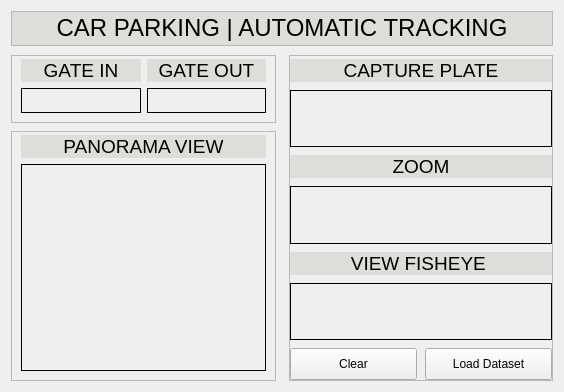
<?xml version="1.0" encoding="UTF-8"?>
<ui version="4.0">
 <class>Form</class>
 <widget class="QWidget" name="Form">
  <property name="geometry">
   <rect>
    <x>0</x>
    <y>0</y>
    <width>564</width>
    <height>392</height>
   </rect>
  </property>
  <property name="windowTitle">
   <string>Form</string>
  </property>
  <layout class="QHBoxLayout" name="horizontalLayout_2">
   <item>
    <widget class="QFrame" name="frame">
     <property name="frameShape">
      <enum>QFrame::NoFrame</enum>
     </property>
     <property name="frameShadow">
      <enum>QFrame::Raised</enum>
     </property>
     <layout class="QVBoxLayout" name="verticalLayout">
      <property name="spacing">
       <number>0</number>
      </property>
      <property name="leftMargin">
       <number>0</number>
      </property>
      <property name="topMargin">
       <number>0</number>
      </property>
      <property name="rightMargin">
       <number>0</number>
      </property>
      <property name="bottomMargin">
       <number>0</number>
      </property>
      <item>
       <widget class="QFrame" name="frame_2">
        <property name="maximumSize">
         <size>
          <width>16777215</width>
          <height>35</height>
         </size>
        </property>
        <property name="frameShape">
         <enum>QFrame::StyledPanel</enum>
        </property>
        <property name="frameShadow">
         <enum>QFrame::Raised</enum>
        </property>
        <layout class="QHBoxLayout" name="horizontalLayout_4">
         <property name="leftMargin">
          <number>0</number>
         </property>
         <property name="topMargin">
          <number>0</number>
         </property>
         <property name="rightMargin">
          <number>0</number>
         </property>
         <property name="bottomMargin">
          <number>0</number>
         </property>
         <item>
          <widget class="QLabel" name="label_10">
           <property name="styleSheet">
            <string notr="true">background-color: rgb(222, 221, 218);
font: 75 11pt &quot;Ubuntu&quot;;
font: 75 11pt &quot;Ubuntu Condensed&quot;;</string>
           </property>
           <property name="text">
            <string>&lt;html&gt;&lt;head/&gt;&lt;body&gt;&lt;p align=&quot;center&quot;&gt;&lt;span style=&quot; font-size:18pt;&quot;&gt;CAR PARKING | AUTOMATIC TRACKING&lt;/span&gt;&lt;/p&gt;&lt;/body&gt;&lt;/html&gt;</string>
           </property>
          </widget>
         </item>
        </layout>
       </widget>
      </item>
      <item>
       <widget class="QFrame" name="frame_3">
        <property name="frameShape">
         <enum>QFrame::NoFrame</enum>
        </property>
        <property name="frameShadow">
         <enum>QFrame::Raised</enum>
        </property>
        <layout class="QHBoxLayout" name="horizontalLayout">
         <property name="spacing">
          <number>13</number>
         </property>
         <property name="leftMargin">
          <number>0</number>
         </property>
         <property name="topMargin">
          <number>9</number>
         </property>
         <property name="rightMargin">
          <number>0</number>
         </property>
         <property name="bottomMargin">
          <number>0</number>
         </property>
         <item>
          <widget class="QFrame" name="frame_4">
           <property name="frameShape">
            <enum>QFrame::NoFrame</enum>
           </property>
           <property name="frameShadow">
            <enum>QFrame::Raised</enum>
           </property>
           <layout class="QVBoxLayout" name="verticalLayout_3">
            <property name="spacing">
             <number>8</number>
            </property>
            <property name="leftMargin">
             <number>0</number>
            </property>
            <property name="topMargin">
             <number>0</number>
            </property>
            <property name="rightMargin">
             <number>0</number>
            </property>
            <property name="bottomMargin">
             <number>0</number>
            </property>
            <item>
             <widget class="QFrame" name="frame_6">
              <property name="frameShape">
               <enum>QFrame::StyledPanel</enum>
              </property>
              <property name="frameShadow">
               <enum>QFrame::Raised</enum>
              </property>
              <layout class="QGridLayout" name="gridLayout">
               <property name="topMargin">
                <number>3</number>
               </property>
               <item row="1" column="0">
                <widget class="QLabel" name="cam_gate_in">
                 <property name="frameShape">
                  <enum>QFrame::Box</enum>
                 </property>
                 <property name="text">
                  <string/>
                 </property>
                </widget>
               </item>
               <item row="1" column="1">
                <widget class="QLabel" name="cam_gate_out">
                 <property name="frameShape">
                  <enum>QFrame::Box</enum>
                 </property>
                 <property name="text">
                  <string/>
                 </property>
                </widget>
               </item>
               <item row="0" column="0">
                <widget class="QLabel" name="label_8">
                 <property name="maximumSize">
                  <size>
                   <width>16777215</width>
                   <height>23</height>
                  </size>
                 </property>
                 <property name="styleSheet">
                  <string notr="true">background-color: rgb(222, 221, 218);
font: 75 11pt &quot;Suranna&quot;;</string>
                 </property>
                 <property name="text">
                  <string>&lt;html&gt;&lt;head/&gt;&lt;body&gt;&lt;p align=&quot;center&quot;&gt;&lt;span style=&quot; font-size:14pt;&quot;&gt;GATE IN&lt;/span&gt;&lt;/p&gt;&lt;/body&gt;&lt;/html&gt;</string>
                 </property>
                </widget>
               </item>
               <item row="0" column="1">
                <widget class="QLabel" name="label_9">
                 <property name="maximumSize">
                  <size>
                   <width>16777215</width>
                   <height>23</height>
                  </size>
                 </property>
                 <property name="styleSheet">
                  <string notr="true">background-color: rgb(222, 221, 218);
font: 75 11pt &quot;Suranna&quot;;</string>
                 </property>
                 <property name="text">
                  <string>&lt;html&gt;&lt;head/&gt;&lt;body&gt;&lt;p align=&quot;center&quot;&gt;&lt;span style=&quot; font-size:14pt;&quot;&gt;GATE OUT&lt;/span&gt;&lt;/p&gt;&lt;/body&gt;&lt;/html&gt;</string>
                 </property>
                </widget>
               </item>
              </layout>
             </widget>
            </item>
            <item>
             <widget class="QFrame" name="frame_7">
              <property name="minimumSize">
               <size>
                <width>0</width>
                <height>250</height>
               </size>
              </property>
              <property name="maximumSize">
               <size>
                <width>16777215</width>
                <height>250</height>
               </size>
              </property>
              <property name="frameShape">
               <enum>QFrame::StyledPanel</enum>
              </property>
              <property name="frameShadow">
               <enum>QFrame::Raised</enum>
              </property>
              <layout class="QVBoxLayout" name="verticalLayout_4">
               <property name="leftMargin">
                <number>9</number>
               </property>
               <property name="topMargin">
                <number>3</number>
               </property>
               <item>
                <widget class="QLabel" name="label_6">
                 <property name="maximumSize">
                  <size>
                   <width>16777215</width>
                   <height>23</height>
                  </size>
                 </property>
                 <property name="styleSheet">
                  <string notr="true">background-color: rgb(222, 221, 218);
font: 75 11pt &quot;Suranna&quot;;</string>
                 </property>
                 <property name="text">
                  <string>&lt;html&gt;&lt;head/&gt;&lt;body&gt;&lt;p align=&quot;center&quot;&gt;&lt;span style=&quot; font-size:14pt;&quot;&gt;PANORAMA VIEW&lt;/span&gt;&lt;/p&gt;&lt;/body&gt;&lt;/html&gt;</string>
                 </property>
                </widget>
               </item>
               <item>
                <widget class="QLabel" name="cam_panorama">
                 <property name="frameShape">
                  <enum>QFrame::Box</enum>
                 </property>
                 <property name="text">
                  <string/>
                 </property>
                </widget>
               </item>
              </layout>
             </widget>
            </item>
           </layout>
          </widget>
         </item>
         <item>
          <widget class="QFrame" name="frame_5">
           <property name="maximumSize">
            <size>
             <width>350</width>
             <height>16777215</height>
            </size>
           </property>
           <property name="frameShape">
            <enum>QFrame::StyledPanel</enum>
           </property>
           <property name="frameShadow">
            <enum>QFrame::Raised</enum>
           </property>
           <layout class="QVBoxLayout" name="verticalLayout_2">
            <property name="spacing">
             <number>8</number>
            </property>
            <property name="leftMargin">
             <number>0</number>
            </property>
            <property name="topMargin">
             <number>3</number>
            </property>
            <property name="rightMargin">
             <number>0</number>
            </property>
            <property name="bottomMargin">
             <number>0</number>
            </property>
            <item>
             <widget class="QLabel" name="label_11">
              <property name="maximumSize">
               <size>
                <width>16777215</width>
                <height>23</height>
               </size>
              </property>
              <property name="styleSheet">
               <string notr="true">background-color: rgb(222, 221, 218);
font: 75 11pt &quot;Suranna&quot;;</string>
              </property>
              <property name="text">
               <string>&lt;html&gt;&lt;head/&gt;&lt;body&gt;&lt;p align=&quot;center&quot;&gt;&lt;span style=&quot; font-size:14pt;&quot;&gt;CAPTURE PLATE&lt;/span&gt;&lt;/p&gt;&lt;/body&gt;&lt;/html&gt;</string>
              </property>
             </widget>
            </item>
            <item>
             <widget class="QLabel" name="img_plate">
              <property name="frameShape">
               <enum>QFrame::Box</enum>
              </property>
              <property name="text">
               <string/>
              </property>
             </widget>
            </item>
            <item>
             <widget class="QLabel" name="label_12">
              <property name="maximumSize">
               <size>
                <width>16777215</width>
                <height>23</height>
               </size>
              </property>
              <property name="styleSheet">
               <string notr="true">background-color: rgb(222, 221, 218);
font: 75 11pt &quot;Suranna&quot;;</string>
              </property>
              <property name="text">
               <string>&lt;html&gt;&lt;head/&gt;&lt;body&gt;&lt;p align=&quot;center&quot;&gt;&lt;span style=&quot; font-size:14pt;&quot;&gt;ZOOM&lt;/span&gt;&lt;/p&gt;&lt;/body&gt;&lt;/html&gt;</string>
              </property>
             </widget>
            </item>
            <item>
             <widget class="QLabel" name="zoom">
              <property name="frameShape">
               <enum>QFrame::Box</enum>
              </property>
              <property name="text">
               <string/>
              </property>
             </widget>
            </item>
            <item>
             <widget class="QLabel" name="label_13">
              <property name="maximumSize">
               <size>
                <width>16777215</width>
                <height>23</height>
               </size>
              </property>
              <property name="styleSheet">
               <string notr="true">background-color: rgb(222, 221, 218);
font: 75 11pt &quot;Suranna&quot;;
</string>
              </property>
              <property name="text">
               <string>&lt;html&gt;&lt;head/&gt;&lt;body&gt;&lt;p align=&quot;center&quot;&gt;&lt;span style=&quot; font-size:14pt;&quot;&gt;VIEW FISHEYE &lt;/span&gt;&lt;/p&gt;&lt;/body&gt;&lt;/html&gt;</string>
              </property>
             </widget>
            </item>
            <item>
             <widget class="QLabel" name="cam_fisheye">
              <property name="frameShape">
               <enum>QFrame::Box</enum>
              </property>
              <property name="text">
               <string/>
              </property>
             </widget>
            </item>
            <item>
             <layout class="QHBoxLayout" name="horizontalLayout_3">
              <item>
               <widget class="QPushButton" name="btn_clear">
                <property name="maximumSize">
                 <size>
                  <width>16777215</width>
                  <height>32</height>
                 </size>
                </property>
                <property name="text">
                 <string>Clear</string>
                </property>
               </widget>
              </item>
              <item>
               <widget class="QPushButton" name="btn_load">
                <property name="maximumSize">
                 <size>
                  <width>16777215</width>
                  <height>32</height>
                 </size>
                </property>
                <property name="text">
                 <string>Load Dataset</string>
                </property>
               </widget>
              </item>
             </layout>
            </item>
           </layout>
          </widget>
         </item>
        </layout>
       </widget>
      </item>
     </layout>
    </widget>
   </item>
  </layout>
 </widget>
 <resources/>
 <connections/>
</ui>
